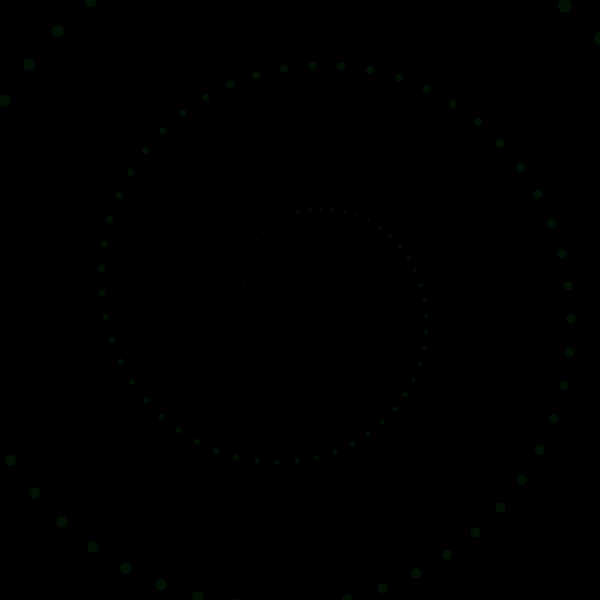
Frame 1 (no input)
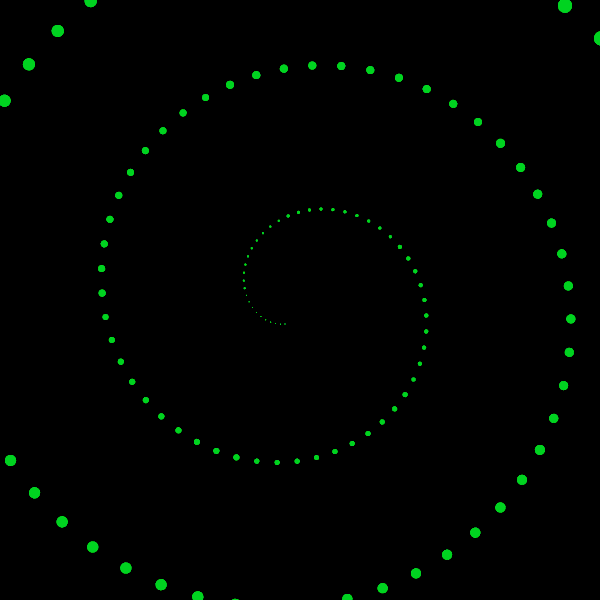
Frame 60 (the mouse pressed at the canvas centre just before this capture)
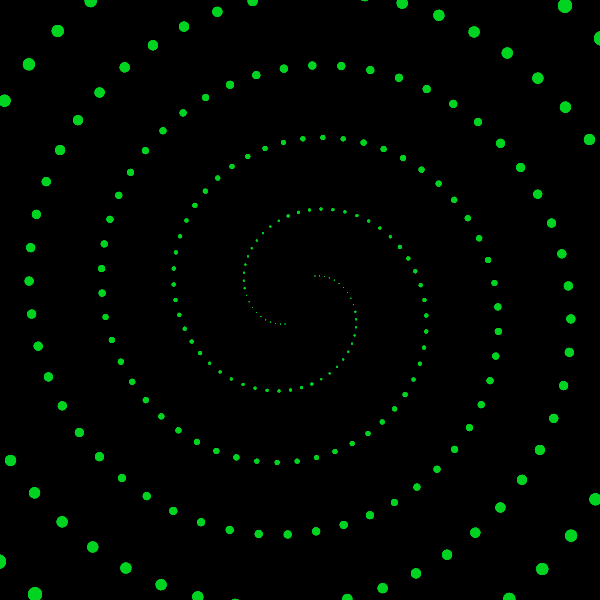
Frame 120 (the mouse held since frame 60 and released just before this capture)

The Processing sketch that drew these frames (run headless with seeded random() and noise(); from frame 60 on, the mouse is pressed at the canvas centre):

// Processing sketch: processing_9130
// ── processing_9130.pde

void setup()
{
  size(600,600);
  smooth();
  background(000);
}

void draw()
{
  noStroke();
  fill(#00D822, 20);
  translate (300,300);
  
  // float(mouseX) / float(width) est un nombre entre 0 et 1
  float angle = 360.0 * float(mouseX) / float(width); // astuce les float convertissent un entier en relatif pour permettre une division
  rotate(radians(angle));
  
  for (int i =0; i<=250; i++) {
  
  
  rotate(radians(360/50)); //180/3=60 ou rotate(radians(60));
  ellipse(i*2,i*2,i/10,i/10);
  }
}

  void mousePressed() {
   
    background(000);
  }
